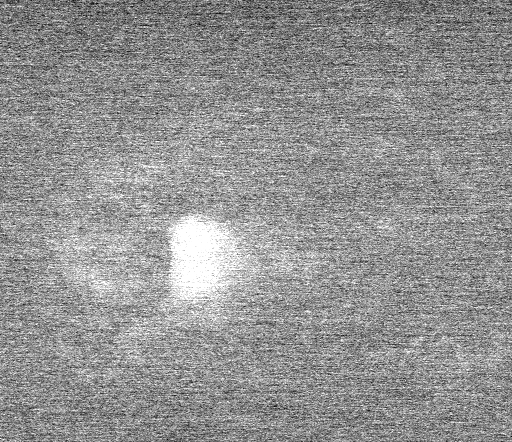
#> input picture img3_0_0.tif, 512 x 442 px
$ python -i scripts.py   (imports and definitions only)
#> lines starting #> are read from the running program, lines starting #| are printed output that depends on the picture; after the words box and inside, x2 and y2 are one past the last pixel; in counts of white or black regions, pixels touching at a corner belong together
from autoscript_sdb_microscope_client.structures import GrabFrameSettings, Point, StagePosition
#> further down, picture is the input picture: shape (442, 512); min 0, max 255, mean 146.4
import numpy as np
import cv2 as cv
from scipy import interpolate
from scipy.optimize import curve_fit
import os
import matplotlib.pyplot as plt
import logging
import time
from shutil import copyfile
import copy

def fft_treh_filt(img, threshold=150):
#> called with threshold = 150
    rows, cols = img.shape
    nrows = cv.getOptimalDFTSize(rows)
    ncols = cv.getOptimalDFTSize(cols)
    right = ncols - cols
    bottom = nrows - rows
    nimg = cv.copyMakeBorder(img, 0, bottom, 0, right, cv.BORDER_CONSTANT, value=0)
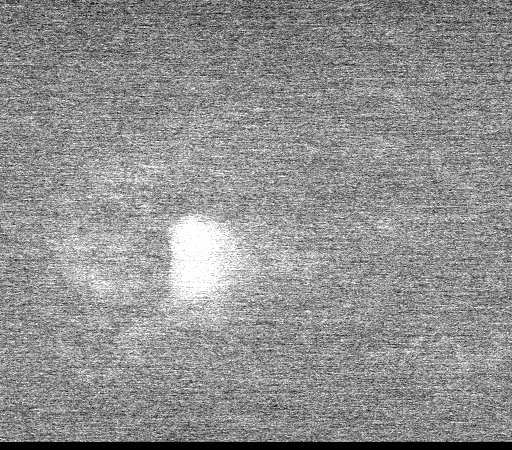
#> nimg: shape (450, 512); min 0, max 255, mean 143.8
    # plt.imshow(nimg)
    # plt.show()
    # Compute FFT
    image_fft     = np.fft.fftshift(cv.dft(np.float32(nimg), flags=cv.DFT_COMPLEX_OUTPUT))
    image_fft_mag = 20*np.log(cv.magnitude(image_fft[:,:,0], image_fft[:,:,1]))
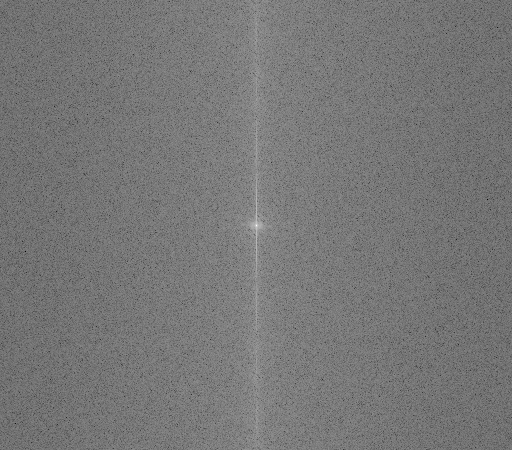
#> image_fft_mag: shape (450, 512) float32; min 43.44, max 346.3, mean 185.2; drawn with min black and max white
    # [4 lines of commented-out code are left out]
    threshold32 = np.amin(image_fft_mag) + (np.amax(image_fft_mag) - np.amin(image_fft_mag))*threshold/255
#> threshold32 = 221.6

    image_fft_mag_tresh = cv.bitwise_not(np.uint8(cv.threshold(image_fft_mag, threshold32, np.amax(image_fft_mag), cv.THRESH_BINARY)[1]))
#> image_fft_mag_tresh: shape (450, 512); values 165 (black) and 255 (white), 99.7% white; black in thin lines or dots, all inside (x1, y1, x2, y2) = (234, 0, 279, 447)
#> (the rest of the program and of its run is left out)
